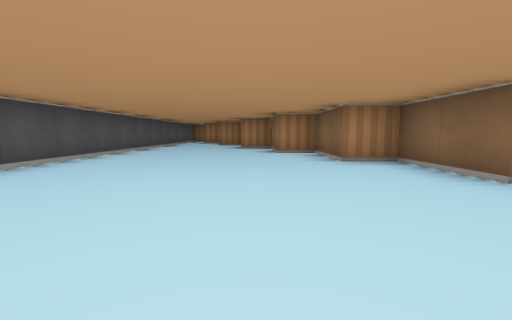
[1] (above)

14 first-person views from a walk through a cub3D ray-caster map. The camera is about half as high as the walls, tilts 6° down and sees 90° across. The floor is counted in squares. Each view is taken from the middle of a square. On the plan, view 1 faces up. The plan holds only what a view shows up to about 9 squares ahead; the rest is blank.

[2]
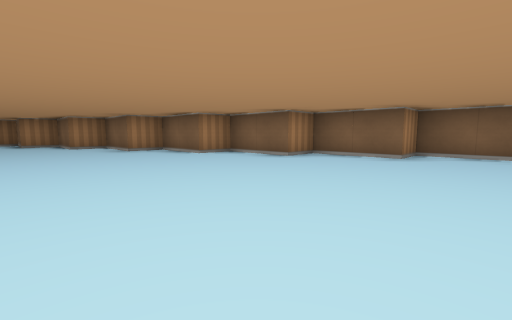

[3]
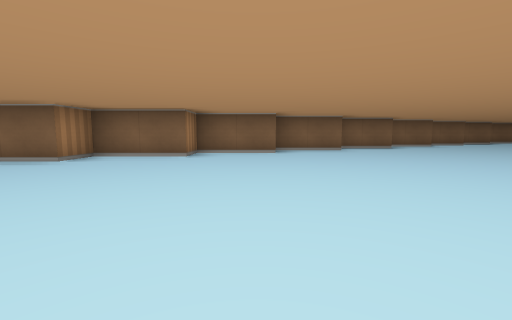

[4]
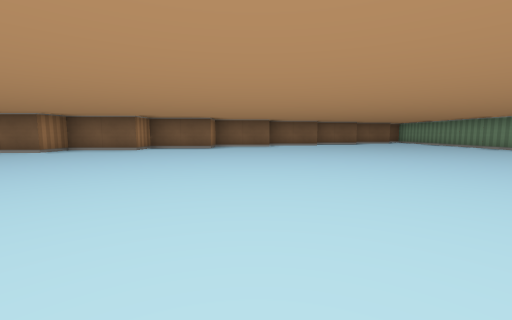

[5]
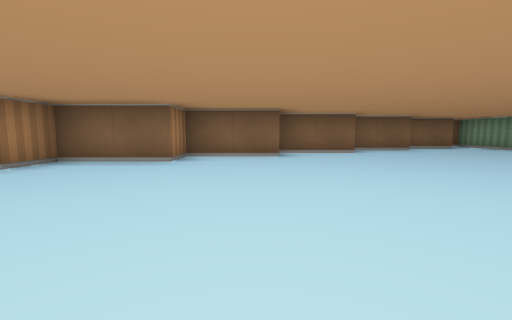

[6]
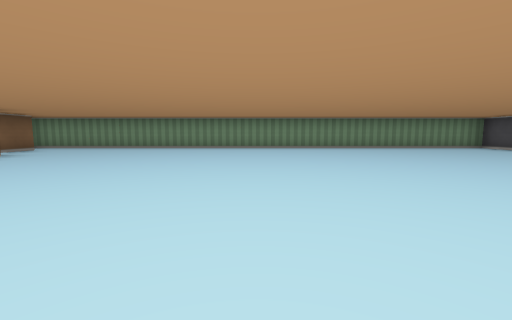

[7]
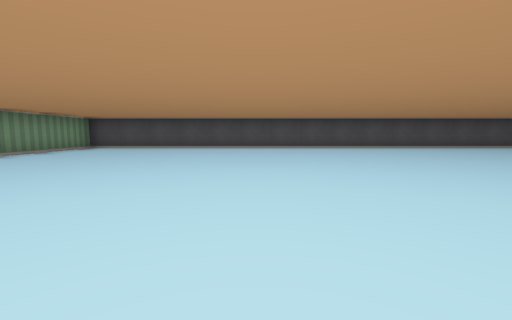

[8]
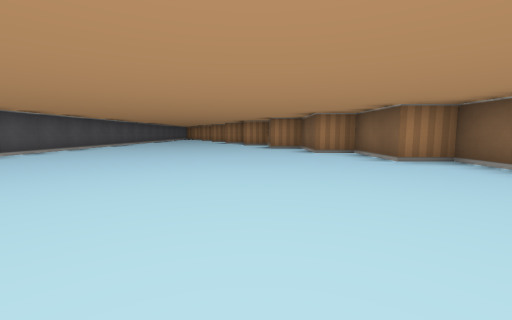

[9]
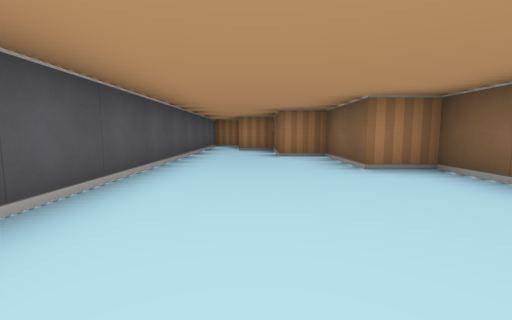

[10]
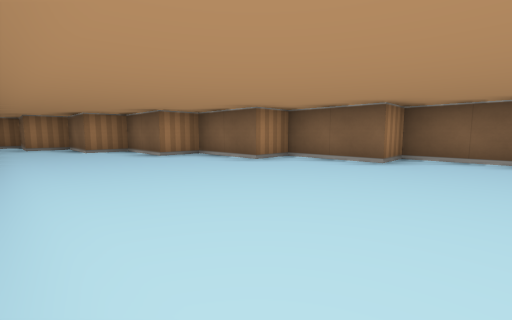

[11]
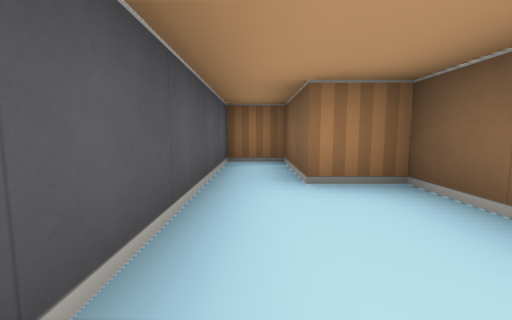

[12]
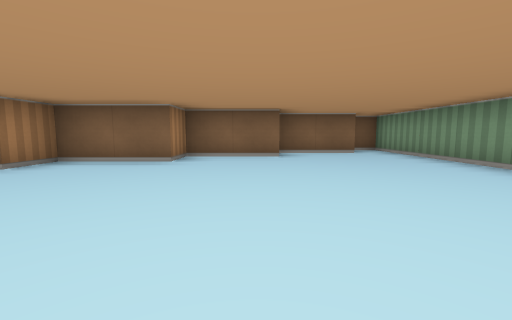

[13]
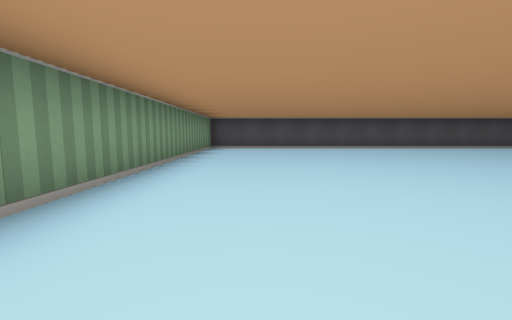

[14]
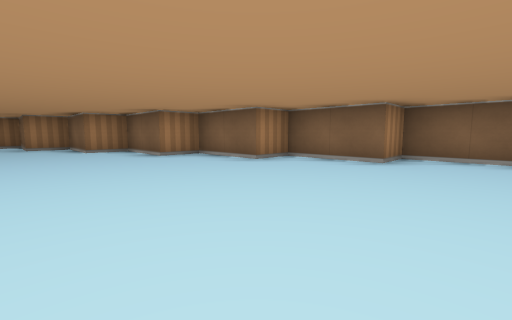

### Floor plan
Points are (right, up) in squares from view 1. A wall is a line through its corners. A room is listed if a view was taken in it or the views show most of it. See-through windows are left out.
Room 1 (views 1, 2, 3, 4, 5, 6, 7, 8, 9, 10, 11, 12, 13, 14)
walls: (10.5, -13.6) (10.5, -11.5) (9.5, -11.5) (9.5, -9.5) (8.5, -9.5) (8.5, -7.5) (7.5, -7.5) (7.5, -5.5) (6.5, -5.5) (6.5, -3.5) (5.5, -3.5) (5.5, -1.5) (4.5, -1.5) (4.5, 0.5) (3.5, 0.5) (3.5, 2.5) (2.5, 2.5) (2.5, 4.5) (1.5, 4.5) (1.5, 6.5) (0.5, 6.5) (0.5, 8.5) (-0.5, 8.5) (-0.5, 10.5) (-1.5, 10.5) (-1.5, 12.5) (-2.5, 12.5) (-2.5, 14.5) (-3.5, 14.5) (-3.5, -14.5) (11.5, -14.5) (11.5, -13.9)

Positions as (right, up) in squares from view 1, and headings:
1: (0, 0), facing up
2: (-2, -1), facing up-right
3: (-2, -1), facing right
4: (-2, -7), facing right
5: (2, -7), facing right
6: (4, -6), facing down
7: (5, -9), facing left
8: (2, -6), facing up
9: (-2, 5), facing up
10: (-3, 3), facing up-right
11: (-3, 10), facing up
12: (4, -11), facing right
13: (5, -13), facing left
14: (5, -13), facing up-right
